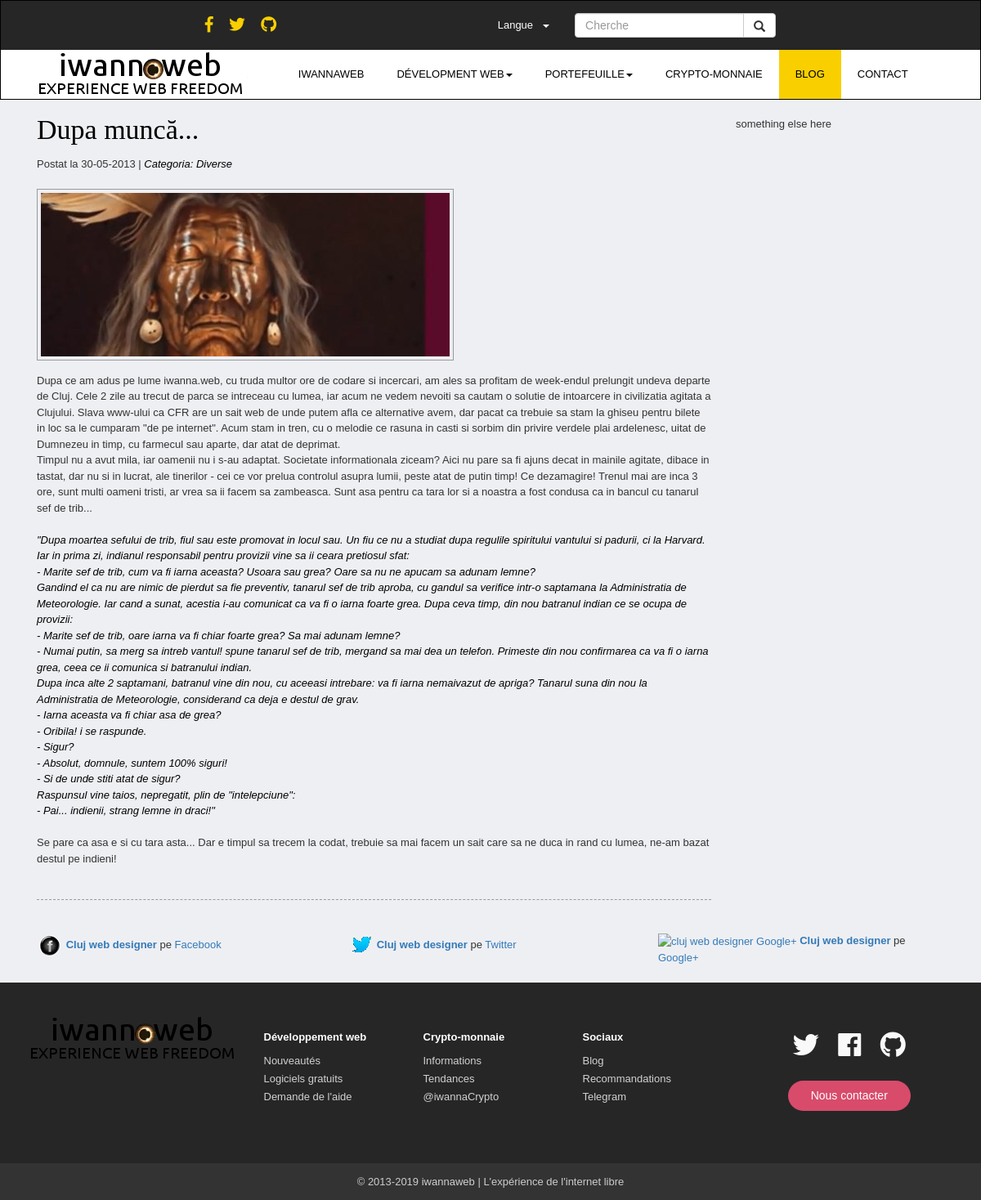
The app's page /blog/index.php?lang=fr with its own data.
### tables this page shows
CREATE TABLE `posts` (
  `id` int(11) NOT NULL AUTO_INCREMENT PRIMARY KEY,
  `author_id` int(11) DEFAULT NULL,
  `language` enum("ro", "en", "fr"),
  `title` varchar(255) NOT NULL,
  `slug` varchar(255) NOT NULL UNIQUE,
  `image` varchar(255) NOT NULL,
  `body` text NOT NULL,
  `published` tinyint(1) NOT NULL,
  `created` timestamp NOT NULL DEFAULT CURRENT_TIMESTAMP
);

### assets/phpres/blog.functions.php (called while the page is built)
<?php
function getPublishedPosts($conn) {
    global $conn;
	$sql = "SELECT * FROM posts WHERE published=true";
	$result = mysqli_query($conn, $sql);
	$posts = mysqli_fetch_all($result, MYSQLI_ASSOC);
	return $posts;
}
?>

### blog/index.php (the view, shortened to what this page needs)
<?php
  $language = isset($_GET["lang"]) ? ($_GET["lang"] == "en" ? "en" : ($_GET["lang"] == "fr" ? "fr" : "ro")) : "ro";
  require_once(dirname(dirname(__FILE__)) . '/assets/phpres/elements.php');
  require_once(dirname(dirname(__FILE__)) . '/assets/phpres/blog.config.php');
  require_once(dirname(dirname(__FILE__)) . '/assets/phpres/blog.functions.php');
?>
<!DOCTYPE html>
<html lang=<?php echo $language?>>
<body>
    <div class="container">
      <div class="col-sm-9">
        <?php $posts = getPublishedPosts($conn)?>
        <div class="post_box">
          <h2><?php echo $posts[0]['title']?></h2>
          <div class="post_meta">
            <span class="cat">Postat la <?php echo date("d-m-Y", strtotime($posts[0]['created']))?> </span> | <em>Categoria: Diverse</em>
          </div>
          <img src="http://localhost/iwannaweb.ro/assets/img/blog/<?php echo $posts[0]['image']?>"  alt="webdesign in Cluj Napoca | blog securitate IT"/>
          <?php echo $posts[0]['body']?>
        </div>
      </div>
      <div class="col-sm-3">
        something else here
      </div>
    </div>
    <div class="container">
      <div class="col-sm-4">
        <a href="http://www.facebook.com/iwannaweb"><img src="assets/img/fb_32_32.png" alt="Cluj web designer" style="vertical-align:middle"/></a>
        <a href="http://www.iwannaweb.ro" target="_parent"><b>Cluj web designer</b></a> pe
        <a href="http://www.facebook.com/iwannaweb">Facebook</a>
      </div>
      <div class="col-sm-4">
        <a href="http://www.twitter.com/iwannaweb"><img src="assets/img/tw_32_32.png" alt="Cluj web designer" style="vertical-align:middle"/></a>
        <a href="http://www.iwannaweb.ro" target="_parent"><b>Cluj web designer</b></a> pe
        <a href="http://www.twitter.com/iwannaweb">Twitter</a>
      </div>
      <div class="col-sm-4">
        <a href="//plus.google.com/106919341084706153999?prsrc=3" rel="publisher" target="_top" style="text-decoration:none;vertical-align:middle">
          <img src="//ssl.gstatic.com/images/icons/gplus-16.png" alt="cluj web designer Google+" style="border:0;width:16px;height:16px;"/>
        </a>
        <a href="http://www.iwannaweb.ro" target="_parent"><b>Cluj web designer</b></a> pe
        <a href="https://plus.google.com/106919341084706153999">Google+</a>
      </div>
    </div>
    <div class="container">
      <div class="col-sm-4">
      </div>
    </div>
    <div class="cleaner h20"></div>
  </body>
</html>

### assets/css/main.css (style rules this page uses)
* { margin: 0; padding: 0; }
body { margin: 0; padding: 0; font-family: Tahoma, Geneva, sans-serif; font-size: 13px; line-height: 1.5em; background-color: #EEEFF3; }
a, a:link, a:visited { text-decoration: none; }
p { margin: 0 0 10px 0; padding: 0; }
img { border: none; }
em { color: #000; }
h1, h2, h3, h4, h5, h6 { color: #000; font-weight: normal; font-family: Georgia, "Times New Roman", Times, serif; }
h2 { font-size: 38px; margin: 0 0 25px; padding: 5px 0; }
.cleaner { clear: both }
.h20 { height: 20px }
.post_box { clear: both; margin-bottom: 40px; padding-bottom: 30px; border-bottom: 1px dashed #999; }
.post_box img { padding: 4px; border: 1px solid #999; margin-bottom: 15px; }
.post_box h2 { font-size: 34px; padding: 0 0 10px 0; margin-bottom: 5px; line-height: 34px; }
.post_meta { margin-bottom: 20px; }

### records on screen
posts: title "Dupa muncă...", created "30-05-2013", image (picture), body "Dupa ce am adus pe lume iwanna.web, cu truda multor ore de codare si incercari, am ales sa profitam de week-endul prelungit undeva departe de Cluj. Cele 2 zile au trecut de parca se intreceau cu lumea, iar acum ne vedem nevoiti sa cautam o solutie de intoarcere in civilizatia agitata a Clujului. Slava www-ului ca CFR are un sait web de unde putem afla ce alternative avem, dar pacat ca trebuie sa stam la ghiseu pentru bilete in loc sa le cumparam \"de pe internet\". Acum stam in tren, cu o melodie ce rasuna in casti si sorbim din privire verdele plai ardelenesc, uitat de Dumnezeu in timp, cu farmecul sau aparte, dar atat de deprimat. Timpul nu a avut mila, iar oamenii nu i s-au adaptat.…"

### other values on screen
$txt["lang"] "Langue"
$txt["home"] "IWANNAWEB"
$txt["webdev"] "DÉVELOPMENT WEB"
$txt["portfolio"] "PORTEFEUILLE"
$txt["crypto"] "CRYPTO-MONNAIE"
$txt["blog"] "BLOG"
$txt["contact"] "CONTACT"
$txt["f_webdev_small"] "Développement web"
$txt["f_news"] "Nouveautés"
$txt["f_free_soft"] "Logiciels gratuits"
$txt["f_ask_help"] "Demande de l'aide"
$txt["f_crypto_small"] "Crypto-monnaie"
$txt["f_info"] "Informations"
$txt["f_trends"] "Tendances"
$txt["f_twitter_iwannacrypto"] "@iwannaCrypto"
